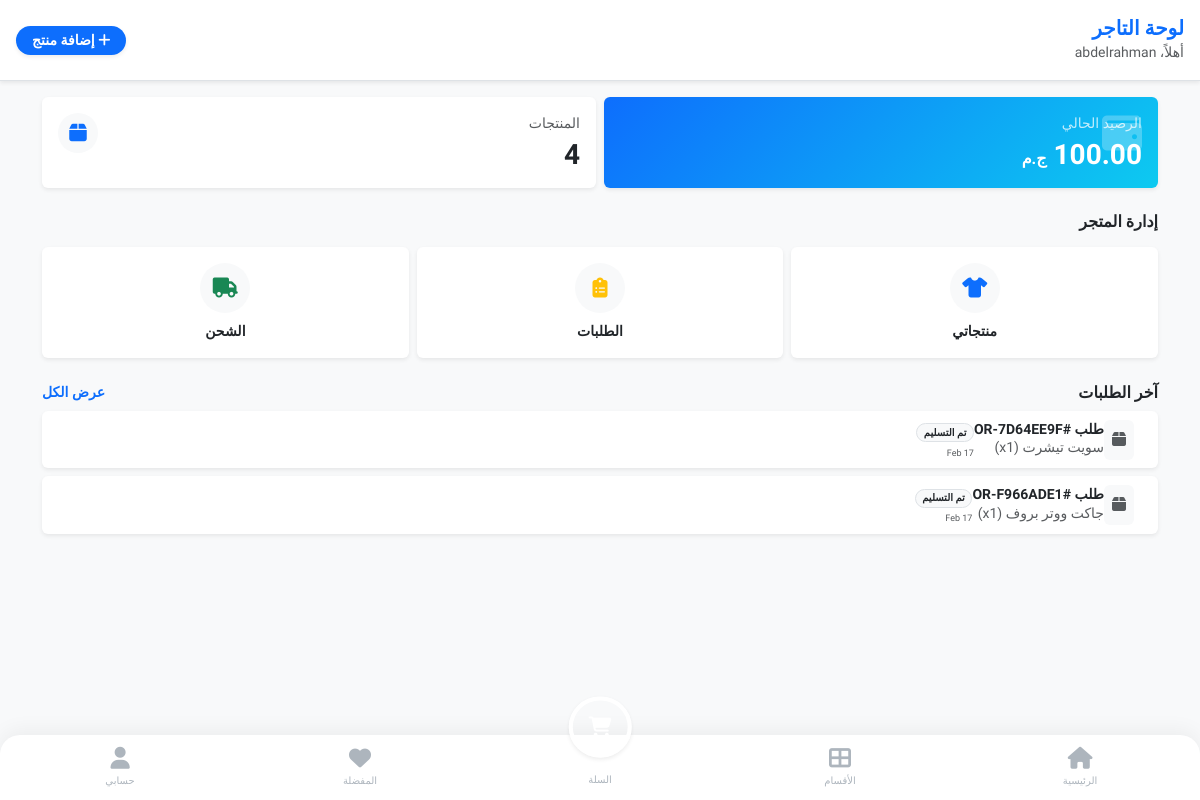
The app's page /merchant/ (signed in), older data.
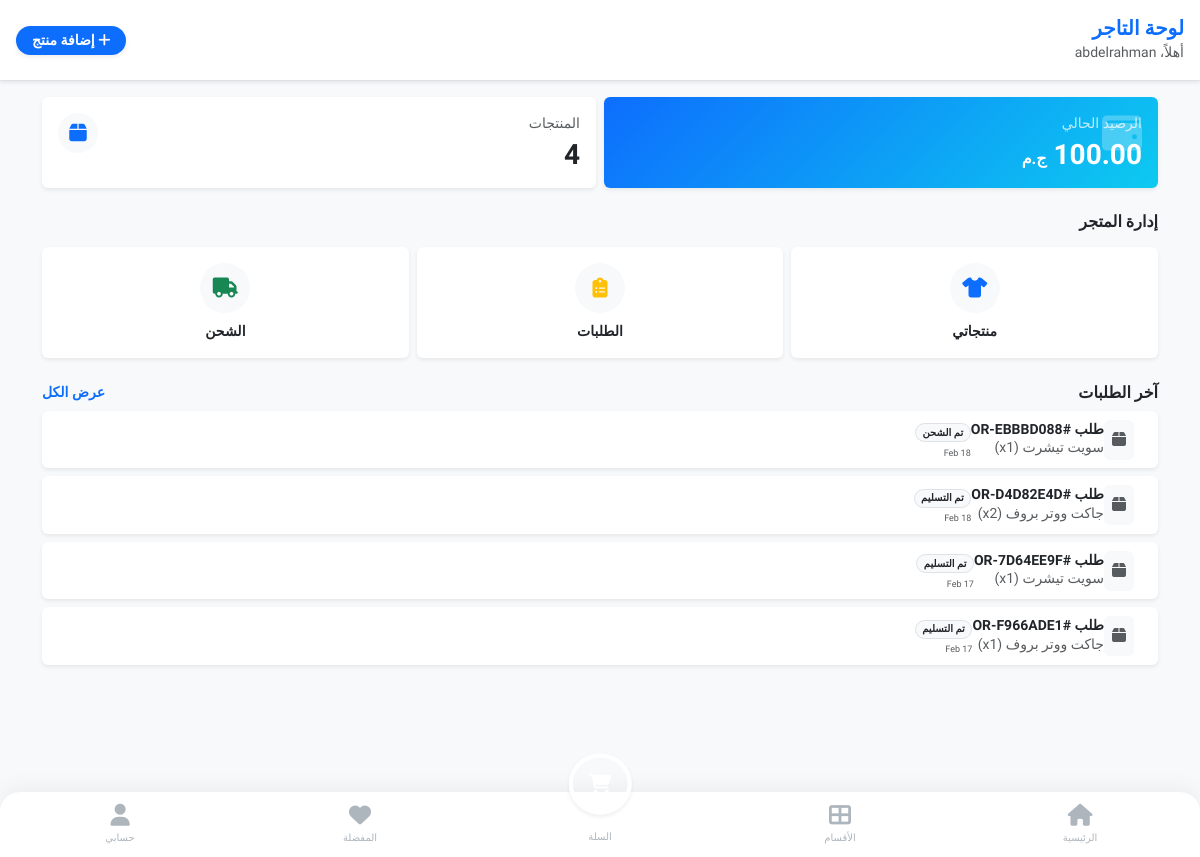
The same page, newer data.
### store/models.py (models this page shows, shortened)
class OrderItem(models.Model):
    order = models.ForeignKey(Order, on_delete=models.CASCADE, related_name='items')
    product_size = models.ForeignKey(ProductSize, on_delete=models.PROTECT, verbose_name="المنتج (المقاس)")
    quantity = models.PositiveIntegerField(default=1, verbose_name="الكمية")
    commission = models.DecimalField(max_digits=10, decimal_places=2, default=0.00, verbose_name="عمولة المنصة")
    price_at_purchase = models.DecimalField(max_digits=10, decimal_places=2, verbose_name="السعر وقت الشراء", blank=True, null=True)
    merchant = models.ForeignKey(MerchantProfile, on_delete=models.PROTECT, verbose_name="التاجر", blank=True, null=True)

class Order(models.Model):
    class Status(models.TextChoices):
        CART = "CART",
        WAITING_PAYMENT = "WAITING_PAYMENT", "بانتظار الدفع" # <--- جديد
        PENDING = "PENDING", "قيد الانتظار"
        APPROVED = "APPROVED", "تم التأكيد"
        SHIPPED = "SHIPPED", "تم الشحن"
        DELIVERED = "DELIVERED", "تم التسليم"
        RETURNED = "RETURNED", "مرتجع"
        CANCELLED = "CANCELLED", "ملغي"
    order_id = models.CharField(max_length=20, unique=True, editable=False, verbose_name="رقم الطلب")
    customer = models.ForeignKey(settings.AUTH_USER_MODEL, on_delete=models.PROTECT, related_name='orders', verbose_name="العميل")
    is_confirmed_by_customer = models.BooleanField(null=True, blank=True, verbose_name="تأكيد العميل")
    rejection_reason = models.TextField(blank=True, null=True, verbose_name="سبب الرفض")
    rating = models.PositiveIntegerField(default=0, verbose_name="التقييم (1-5)")
    merchant = models.ForeignKey(MerchantProfile, on_delete=models.PROTECT, null=True, blank=True, related_name='merchant_orders')    # تفاصيل العنوان (يتم حفظها كنص لضمان عدم تغيرها في السجلات التاريخية)
    shipping_address = models.TextField(verbose_name="عنوان الشحن")
    shipping_phone = models.CharField(max_length=15, verbose_name="رقم التواصل")
    total_products_price = models.DecimalField(max_digits=10, decimal_places=2, default=0, verbose_name="إجمالي المنتجات")
    shipping_cost = models.DecimalField(max_digits=10, decimal_places=2, default=0, verbose_name="تكلفة الشحن")
    platform_fees = models.DecimalField(max_digits=10, decimal_places=2, default=0, verbose_name="رسوم المنصة") # 3 EGP + 2.75%
    final_total = models.DecimalField(max_digits=10, decimal_places=2, default=0, verbose_name="الإجمالي النهائي")
    status = models.CharField(max_length=20, choices=Status.choices, default=Status.PENDING, verbose_name="حالة الطلب")
    created_at = models.DateTimeField(auto_now_add=True, verbose_name="تاريخ الطلب")
    governorate = models.ForeignKey(Governorate, on_delete=models.SET_NULL, null=True, blank=True, verbose_name="المحافظة")
    is_first_order = models.BooleanField(default=False, verbose_name="أول طلب (شحن مجاني)")
    class PaymentMethod(models.TextChoices):
        COD = "COD", "الدفع عند الاستلام"
        ONLINE = "ONLINE", "دفع إلكتروني (Paymob)"
    payment_method = models.CharField(max_length=10, choices=PaymentMethod.choices, default=PaymentMethod.COD, verbose_name="طريقة الدفع")

class ProductSize(models.Model):
    product = models.ForeignKey(Product, on_delete=models.CASCADE, related_name='variations') # غيرنا الاسم لـ variations ليكون أدق
    size_label = models.CharField(max_length=10, verbose_name="المقاس") # S, M, L
    color_label = models.CharField(max_length=30, verbose_name="اللون", default="Standard") # أحمر، أزرق
    stock_quantity = models.PositiveIntegerField(default=0, verbose_name="الكمية المتاحة")

class Product(models.Model):
    category = models.ForeignKey(Category, on_delete=models.SET_NULL, null=True, blank=True, related_name='products', verbose_name="القسم")
    merchant = models.ForeignKey(MerchantProfile, on_delete=models.CASCADE, related_name='products')
    name = models.CharField(max_length=200, verbose_name="اسم المنتج")
    description = models.TextField(verbose_name="وصف المنتج")
    base_price = models.DecimalField(max_digits=10, decimal_places=2, verbose_name="السعر الأساسي")
    image = models.ImageField(upload_to='products/', verbose_name="صورة المنتج الرئيسية")
    shipping_fee = models.DecimalField(max_digits=10, decimal_places=2, default=0, verbose_name="مصاريف الشحن")
    is_active = models.BooleanField(default=False, verbose_name="مفعل (موافقة المشرف)")
    created_at = models.DateTimeField(auto_now_add=True)
    admin_commission = models.DecimalField(max_digits=10, decimal_places=2, default=0.00, verbose_name="عمولة المنصة")

### merchant_panel/views.py (the view)
# urls.py: path('', views.dashboard, name='merchant_dashboard'),
@login_required
def dashboard(request):
    if not is_merchant(request.user):
        return redirect('home') # أو صفحة خطأ
    merchant = request.user.merchant_profile
    total_products = Product.objects.filter(merchant=merchant).count()
    try:
        balance = merchant.wallet.balance
    except:
        balance = 0
    recent_items = OrderItem.objects.filter(
        product_size__product__merchant=request.user.merchant_profile
    ).exclude(
        order__status__in=['CART', 'WAITING_PAYMENT'] # نكتب النصوص مباشرة أو Order.Status.CART
    ).order_by('-order__created_at')
    return render(request, 'merchant/dashboard.html', {
        'total_products': total_products,
        'balance': balance,
        'recent_items': recent_items
    })

### merchant_panel/views.py (called while the page is built)
def is_merchant(user):
    return user.role == User.Role.MERCHANT and hasattr(user, 'merchant_profile') and user.merchant_profile.is_approved

### store/context_processors.py (called while the page is built)
def site_settings(request):
    settings = SiteSetting.objects.first()
    return {'site_settings': settings}

### templates/merchant/dashboard.html (shortened to what the changed rows need)
{% extends 'base.html' %}
{% block content %}
<div class="container py-3 mb-5">
    {% for item in recent_items %}
    <div class="card border-0 shadow-sm mb-2 p-2 d-flex flex-row align-items-center bg-white">
        <div class="bg-light rounded p-2 me-3">
            <i class="fas fa-box text-muted"></i>
        </div>
        <div>
            <h6 class="fw-bold mb-0 small text-dark">طلب #{{ item.order.order_id }}</h6>
            <small class="text-muted d-block">{{ item.product_size.product.name }} (x{{ item.quantity }})</small>
        </div>
        <div class="ms-auto text-end">
            <span class="badge bg-light text-dark border rounded-pill" style="font-size: 10px;">{{ item.order.get_status_display }}</span>
            <small class="d-block text-muted mt-1" style="font-size: 9px;">{{ item.order.created_at|date:"d M" }}</small>
        </div>
    </div>
    {% empty %}
    <div class="text-center py-4 bg-white rounded-3 shadow-sm border border-light">
        <i class="fas fa-inbox fa-2x text-muted opacity-25 mb-2"></i>
        <p class="text-muted small m-0">لا توجد طلبات حديثة.</p>
    </div>
    {% endfor %}
</div>
{% endblock %}

Row changes from the older to the newer data that the page shows:
added OrderItem: order.order_id "OR-EBBBD088", product_size.product.name "سويت تيشرت", quantity "1", order.status "تم الشحن", order.created_at "18 Feb"
added OrderItem: order.order_id "OR-D4D82E4D", product_size.product.name "جاكت ووتر بروف", quantity "2", order.status "تم التسليم", order.created_at "18 Feb"
